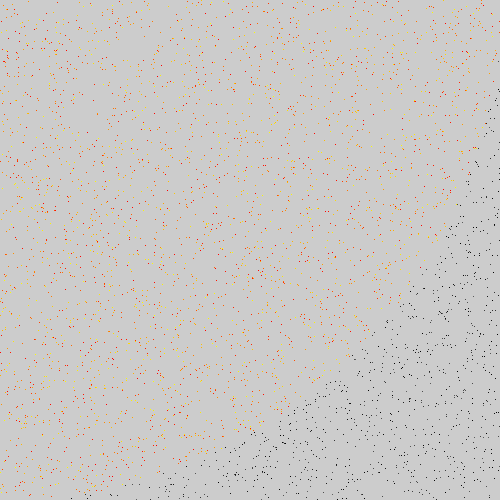
Frame 1 (no input)
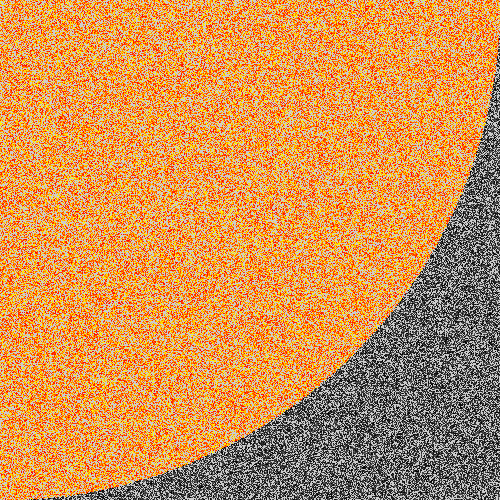
Frame 60 (the mouse pressed at the canvas centre just before this capture)
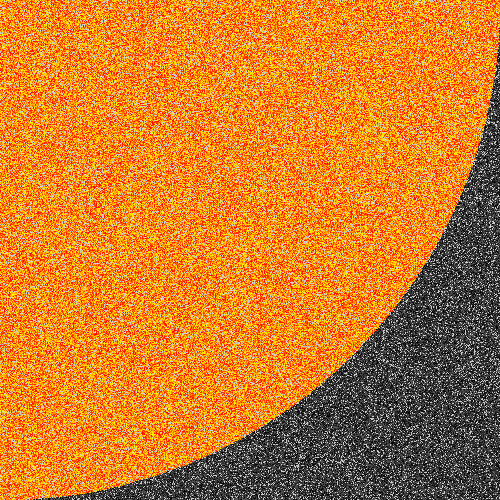
Frame 120 (the mouse held since frame 60 and released just before this capture)

The Processing sketch that drew these frames (run headless with seeded random() and noise(); from frame 60 on, the mouse is pressed at the canvas centre):

// Processing sketch: MC_Pi_double
// ── MC_Pi_double.pde
// Obliczanie liczby Pi metodą Monte Carlo
// https://pl.wikipedia.org/wiki/Metoda_Monte_Carlo
//-//////////////////////////////////////////////////////////////////////////

int nst=20000; //Ile losowań na ramkę - 
               //u mnie 15000 daje już prawie maksymalną wydajność
int n=0;  //short n = 0; //Używając typu short można bardzo szybko sprawdzić 
int nk=0; //short nk = 0; //czy działa ZABEZPIECZENIE NA ROZMIAR int'a
double s;

void setup()
{
  size(500,500);
  frameRate(10000);
  noSmooth(); //To przyśpiesza mniej więcej 5x
}

void keyPressed()
//Naciśnij dowolny klawisz żeby podejrzeć aktualny wynik
{ //Ile realnie punktów na sekundę i przy jakiej liczbie klatek
  println( "Points Rate:",frameRate*nst," (",frameRate,")");
  println( "Liczba pkt. w kole wynosi: ", (int)nk); 
  println( "Liczba pkt. w kwadracie wynosi: ", (int)n);
  s = 4. * ( (double)nk/(double)n );  //Ostateczne obliczenie proporcji
  println( "Liczba pi wynosi: ", s);
}

void draw() //Jest wykonywane w niewidocznej, nieskończonej pętli
{
  for(int i=0;i<nst;i++) //Więcej niż 1 losowanie na ramkę wyświetlania
  {
    double x = Math.random() * 2. - 1.; //Java Math.random()
    double y = Math.random() * 2. - 1.; //zwraca wartość typu double od zera do jednego.
    n++; //kolejna próba 
    
    //ZABEZPIECZENIE NA ROZMIAR int-a
    if(n<0) //PRZEWINĄŁ się int!!!
    {
      n--; //Przewijamy z powrotem
      textSize(18); //Trochę większy font
      text("Pi = " + (4. * ( (double)nk )/( (double) n ) ),0,height);
      noLoop(); //Koniec powtarzania pętli `draw()`
               //Niestety oznacza to też brak reakcji na zdarzenia!
      break; //Przerwanie wewnętrznej pętli
    }
    
    if(x*x + y*y <= 1.0) //równanie okręgu liczone na double-ach
    {
        nk++;          //punkt wewnątrz
        stroke(255, nk % 256, 0); //kolor czerwono-żółty
    }
    else               //punkt na zewnątrz
    {
        stroke( n % 100 ); //kolor ciemno szary
    }
  
    point((float)x*width,(float)y*height); //Point oczekuje parametru typu float
  }
}

//https://processing.org/reference/
//http://stackoverflow.com/questions/7961788/math-random-explained
